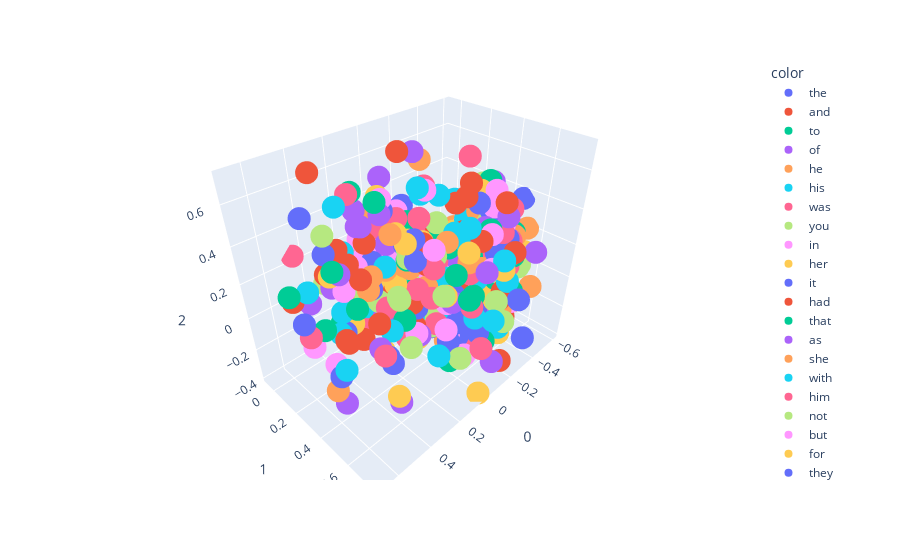

The notebook cell this image was saved under:
### Code cell
import plotly.express as px
fig =px.scatter_3d(x[:500 ] , x=0 ,y=1 ,z=2 ,color=y[:500])
fig.show()
